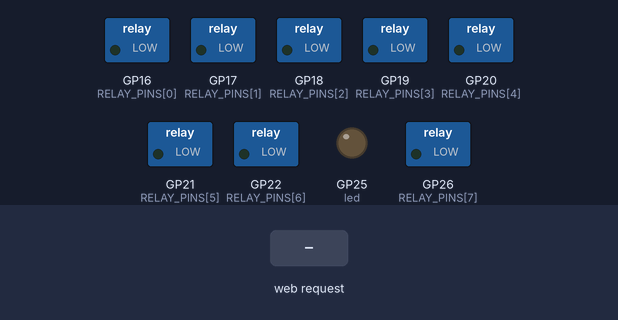
Bench run of a program on a simulated Raspberry Pi Pico running MicroPython. Shown: switched loads named in the program (green lamp = pin HIGH), output pins drawn as LEDs (lit = HIGH). The inputs (shaded band) are chosen by the test bench. WiFi joins after 1.5 s; library files of the repository ran but are not shown: secrets.py; what the program prints to the serial console is not drawn.

Above: at 4.4 s.
4.5 s: HTTP request GET /relay/on1 received
At 5.4 s:
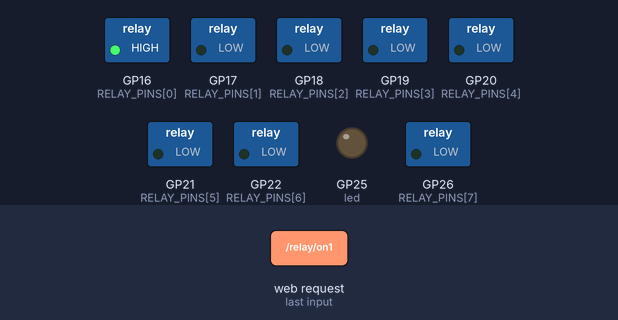
6.0 s: HTTP request GET /relay/on2 received
At 6.6 s:
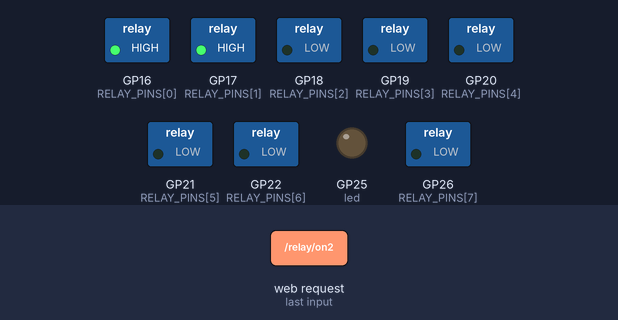
7.5 s: HTTP request GET /relay/off1 received
At 8.7 s:
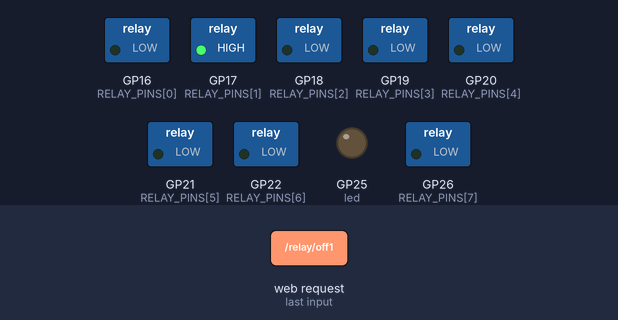
9.0 s: HTTP request GET /relay/on3 received
At 10.0 s:
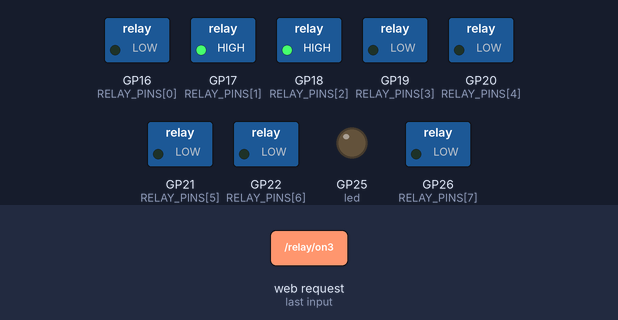
10.5 s: HTTP request GET /relay/off2 received
At 11.2 s:
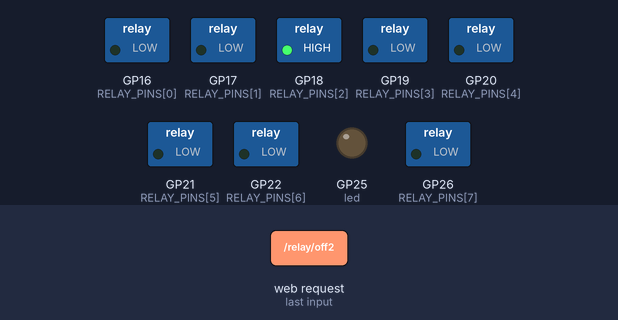
12.0 s: HTTP request GET /relay/on4 received
At 12.3 s:
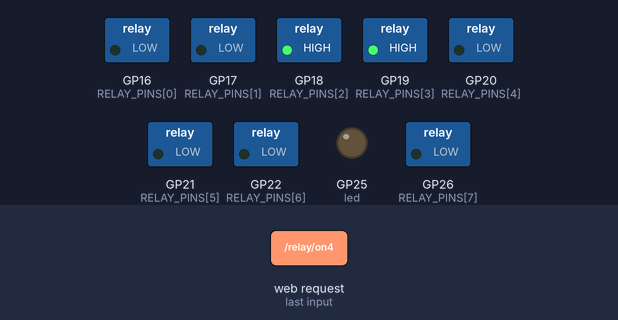
Timing chart, 0 to 14.5 s (numbered marks = the images above; inputs shaded):
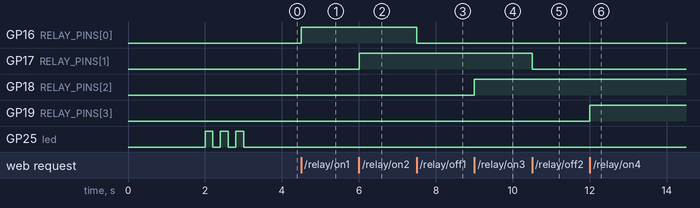

Measured:
- after the input at 4.5 s, GP16 (RELAY_PINS[0]): LOW → HIGH at once
- after the input at 6.0 s, GP17 (RELAY_PINS[1]): LOW → HIGH at once
- after the input at 7.5 s, GP16 (RELAY_PINS[0]): HIGH → LOW at once
- after the input at 9.0 s, GP18 (RELAY_PINS[2]): LOW → HIGH at once
- after the input at 10.5 s, GP17 (RELAY_PINS[1]): HIGH → LOW at once
- after the input at 12.0 s, GP19 (RELAY_PINS[3]): LOW → HIGH at once

The program:

PicoWebServer.py
```python
from machine import Pin
import network
import socket
import time
from secrets import *
from html_page import HTML

RELAY_PINS = (16,17,18,19,20,21,22,26)
relay_Pin = []
for pin in RELAY_PINS:
    relay_Pin.append(Pin(pin, Pin.OUT, Pin.PULL_UP))
relayOn = set()
for r in relay_Pin:
    r.off()

led = Pin("LED", Pin.OUT)

wlan = network.WLAN(network.STA_IF)
wlan.active(True)
wlan.connect(SSID, PASSWORD)

relayState = "Unknown"

def handleRelay(index, request):
    relay_on  = request.find(f'/relay/on{index}')
    relay_off = request.find('/relay/off'+str(index))
    print( f'relay on{index}  = ' + str(relay_on))
    print( f'relay off{index} = ' + str(relay_off))

    if relay_on == 6:
        relay_Pin[index-1].on()
        relayOn.add(index)
    if relay_off == 6:
        relay_Pin[index-1].off()
        relayOn.remove(index)

def handleRequest(request):
    global relayState
    request = str(request)
    relayState = "Relais on : "
    handleRelay(1, request)
    handleRelay(2, request)
    handleRelay(3, request)
    handleRelay(4, request)
    handleRelay(5, request)
    handleRelay(6, request)
    handleRelay(7, request)
    handleRelay(8, request)
    for on in relayOn:
        relayState += str(on) + " "

# Wait for connect or fail
countdown = 10
while countdown > 0:
    if wlan.status() < 0 or wlan.status() >= 3:
        break
    countdown -= 1
    print('.', end = "")
    time.sleep(1)

# Handle connection error
if wlan.status() != 3:
    raise RuntimeError('network connection failed test')
else:
    print('connected')
    status = wlan.ifconfig()
    print( 'ip = ' + status[0] )
    for i in range (6):
        led.toggle()
        time.sleep_ms(200)

    addr = socket.getaddrinfo('0.0.0.0', 80)[0][-1]
    s = socket.socket()
    s.bind(addr)
    s.listen(1)
    print('listening on', addr)

while True:
    try:
        cl, addr = s.accept()
        print('client connected from', addr)
        request = cl.recv(1024)
        print(request)

        handleRequest(request)

        response = HTML % relayState
        cl.send('HTTP/1.0 200 OK\r\nContent-type: text/html\r\n\r\n')
        cl.send(response)
        cl.close()

    except OSError as e:
        print(f' >> ERROR: {e}')

    finally:
        cl.close()
        #s.close()
        print('connection closed')
```

html_page.py
```python
HTML = """<!DOCTYPE html>
<html>
   <head>
      <title>Pico Relay Control Web Server</title>
      <meta charset="UTF-8">
      <meta name="viewport" content="width=device-width, initial-scale=1">

      <style>html{font-family: Arial; display:inline-block; margin: 0px auto; text-align: center;}
         h1{font-family: Arial; color: #2551cc;}
         .button1{-webkit-border-radius: 28; -moz-border-radius: 28; border-radius: 28px; font-family: Arial; color: #ffffff;
         font-size: 30px; background: #2ba615; padding: 10px 20px 10px 20px; text-decoration: none;}
         .button2{-webkit-border-radius: 28; -moz-border-radius: 28; border-radius: 28px; font-family: Arial; color: #ffffff;
         font-size: 30px; background: #f52e45; padding: 10px 20px 10px 20px; text-decoration: none;}
      </style>
   </head>
   <body>
      <h1>Pico Relay Control Web Server</h1>
      <p>%s</p>
      <p><a href="/relay/on1"><button class="button1">ON 1</button></a>
      <a href="/relay/off1"><button class="button2">OFF 1</button></a></p>
      <p><a href="/relay/on2"><button class="button1">ON 2</button></a>
      <a href="/relay/off2"><button class="button2">OFF 2</button></a></p>
      <p><a href="/relay/on3"><button class="button1">ON 3</button></a>
      <a href="/relay/off3"><button class="button2">OFF 3</button></a></p>
      <p><a href="/relay/on4"><button class="button1">ON 4</button></a>
      <a href="/relay/off4"><button class="button2">OFF 4</button></a></p>
      <p><a href="/relay/on5"><button class="button1">ON 5</button></a>
      <a href="/relay/off5"><button class="button2">OFF 5</button></a></p>
      <p><a href="/relay/on6"><button class="button1">ON 6</button></a>
      <a href="/relay/off6"><button class="button2">OFF 6</button></a></p>
      <p><a href="/relay/on7"><button class="button1">ON 7</button></a>
      <a href="/relay/off7"><button class="button2">OFF 7</button></a></p>
      <p><a href="/relay/on8"><button class="button1">ON 8</button></a>
      <a href="/relay/off8"><button class="button2">OFF 8</button></a></p>
   </body>
</html>
"""
```
